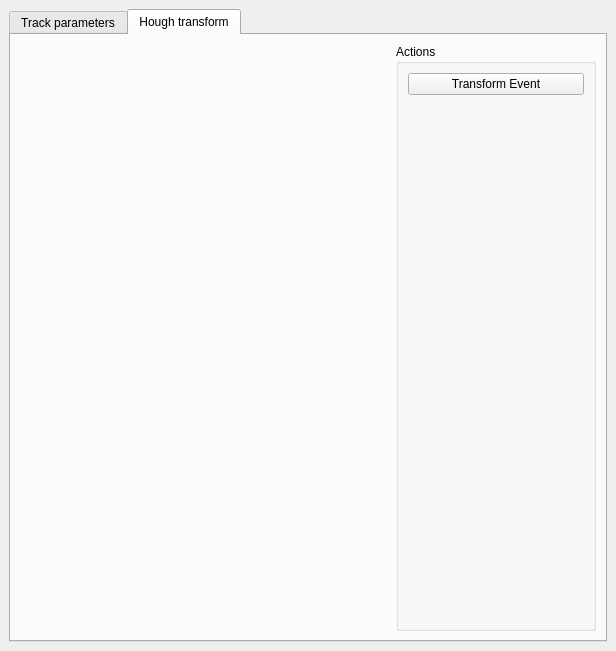
<?xml version="1.0" encoding="UTF-8"?>
<ui version="4.0">
 <class>DockWidget</class>
 <widget class="QDockWidget" name="DockWidget">
  <property name="geometry">
   <rect>
    <x>0</x>
    <y>0</y>
    <width>616</width>
    <height>651</height>
   </rect>
  </property>
  <property name="floating">
   <bool>false</bool>
  </property>
  <property name="allowedAreas">
   <set>Qt::AllDockWidgetAreas</set>
  </property>
  <property name="windowTitle">
   <string>A&amp;nalysis</string>
  </property>
  <widget class="QWidget" name="dockWidgetContents">
   <layout class="QGridLayout" name="gridLayout">
    <item row="0" column="0">
     <layout class="QHBoxLayout" name="horizontalLayout">
      <item>
       <widget class="QTabWidget" name="tabWidget">
        <property name="sizePolicy">
         <sizepolicy hsizetype="Expanding" vsizetype="Preferred">
          <horstretch>0</horstretch>
          <verstretch>0</verstretch>
         </sizepolicy>
        </property>
        <property name="tabPosition">
         <enum>QTabWidget::North</enum>
        </property>
        <property name="tabShape">
         <enum>QTabWidget::Rounded</enum>
        </property>
        <property name="currentIndex">
         <number>1</number>
        </property>
        <property name="elideMode">
         <enum>Qt::ElideNone</enum>
        </property>
        <property name="documentMode">
         <bool>false</bool>
        </property>
        <property name="tabsClosable">
         <bool>false</bool>
        </property>
        <property name="movable">
         <bool>false</bool>
        </property>
        <widget class="QWidget" name="parametersWidgetPage">
         <attribute name="title">
          <string>Track parameters</string>
         </attribute>
         <layout class="QGridLayout" name="gridLayout_2">
          <item row="0" column="0">
           <layout class="QVBoxLayout" name="verticalLayout_2">
            <item>
             <widget class="QWidget" name="parametersMatplotlibToolbar" native="true"/>
            </item>
            <item>
             <widget class="QWidget" name="parametersPlotWidget" native="true"/>
            </item>
           </layout>
          </item>
          <item row="0" column="1">
           <widget class="QGroupBox" name="parameterNames">
            <property name="sizePolicy">
             <sizepolicy hsizetype="Maximum" vsizetype="Preferred">
              <horstretch>0</horstretch>
              <verstretch>0</verstretch>
             </sizepolicy>
            </property>
            <property name="minimumSize">
             <size>
              <width>100</width>
              <height>0</height>
             </size>
            </property>
            <property name="maximumSize">
             <size>
              <width>200</width>
              <height>16777215</height>
             </size>
            </property>
            <property name="title">
             <string>Track parameters</string>
            </property>
            <layout class="QVBoxLayout" name="verticalLayout"/>
           </widget>
          </item>
         </layout>
        </widget>
        <widget class="QWidget" name="HoughWidgetPage">
         <attribute name="title">
          <string>Hough transform</string>
         </attribute>
         <layout class="QGridLayout" name="gridLayout_3">
          <item row="0" column="0">
           <layout class="QVBoxLayout" name="verticalLayout_4">
            <item>
             <widget class="QWidget" name="HTMatplotlibToolbar" native="true"/>
            </item>
            <item>
             <widget class="QWidget" name="HTCanvas" native="true"/>
            </item>
           </layout>
          </item>
          <item row="0" column="1">
           <widget class="QGroupBox" name="HTActionsGroup">
            <property name="sizePolicy">
             <sizepolicy hsizetype="Preferred" vsizetype="Preferred">
              <horstretch>0</horstretch>
              <verstretch>0</verstretch>
             </sizepolicy>
            </property>
            <property name="minimumSize">
             <size>
              <width>100</width>
              <height>0</height>
             </size>
            </property>
            <property name="maximumSize">
             <size>
              <width>200</width>
              <height>16777215</height>
             </size>
            </property>
            <property name="title">
             <string>Actions</string>
            </property>
            <layout class="QVBoxLayout" name="verticalLayout_3">
             <item>
              <widget class="QPushButton" name="transfomEventButton">
               <property name="sizePolicy">
                <sizepolicy hsizetype="Preferred" vsizetype="Fixed">
                 <horstretch>0</horstretch>
                 <verstretch>0</verstretch>
                </sizepolicy>
               </property>
               <property name="text">
                <string>Transform Event</string>
               </property>
              </widget>
             </item>
             <item>
              <spacer name="verticalSpacer">
               <property name="orientation">
                <enum>Qt::Vertical</enum>
               </property>
               <property name="sizeHint" stdset="0">
                <size>
                 <width>20</width>
                 <height>473</height>
                </size>
               </property>
              </spacer>
             </item>
            </layout>
           </widget>
          </item>
         </layout>
        </widget>
       </widget>
      </item>
     </layout>
    </item>
   </layout>
  </widget>
 </widget>
 <resources/>
 <connections/>
</ui>
